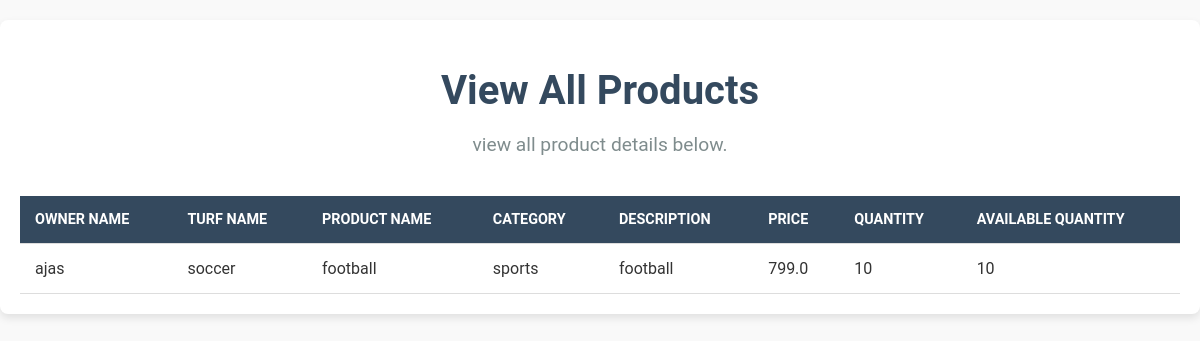
/adminapp/viewproducts/, run on an earlier commit of the app's database.
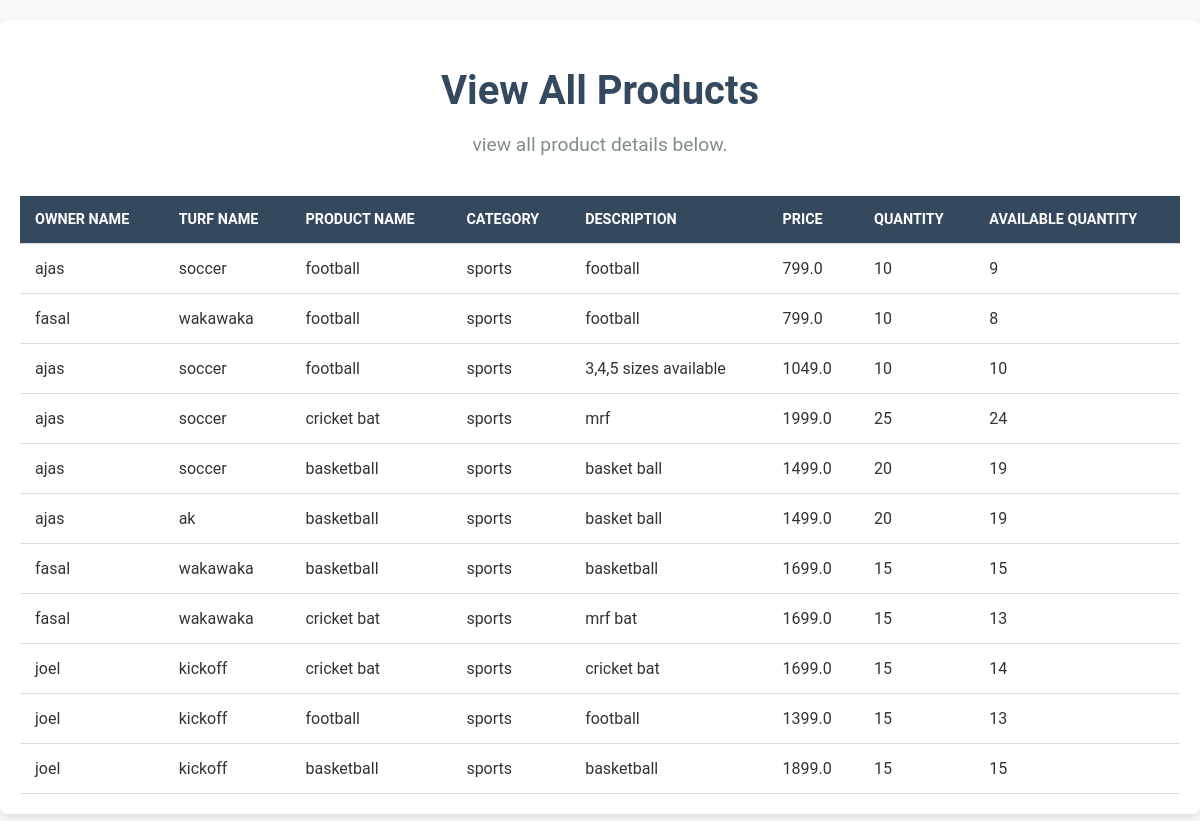
And on a later commit of the database.
### turfapp/models.py (models this page shows)
class Product(models.Model):
        Ownerid = models.ForeignKey(Userprofile, on_delete=models.CASCADE, blank=True, null=True)
        turfid = models.ForeignKey(Turf, on_delete=models.CASCADE, blank=True, null=True)
        productname=models.CharField(max_length=250,null=True,blank=True)
        category=models.CharField(max_length=250,null=True,blank=True)
        description=models.CharField(max_length=250,null=True,blank=True)
        image=models.ImageField(upload_to="images/",null=True,blank=True)
        price=models.FloatField(null=True,blank=True)
        quantity=models.CharField(max_length=250,null=True,blank=True)
        availablequantity=models.CharField(max_length=250,null=True,blank=True)
        status =models.CharField(max_length=50,default=True)
        is_active = models.BooleanField(null=False, blank=True, default=True)
        created_at = models.DateTimeField(auto_now=True)
        updated_at= models.DateTimeField(auto_now=True)

class Turf(models.Model):
        Ownername = models.ForeignKey(Userprofile, on_delete=models.CASCADE, blank=True, null=True)
        turfname=models.CharField(max_length=250,null=True,blank=True)
        phone=models.CharField(max_length=250,null=True,blank=True)
        image=models.ImageField(upload_to="images/",null=True,blank=True)
        email=models.EmailField(null=True,blank=True)
        address=models.CharField(max_length=1000,null=True,blank=True)
        location=models.CharField(max_length=1000,null=True,blank=True)
        rent=models.FloatField(null=True,blank=True)
        opentime=models.CharField(max_length=1000,null=True,blank=True)
        closingtime=models.CharField(max_length=1000,null=True,blank=True)
        status =models.CharField(max_length=50,default=True)
        is_active = models.BooleanField(null=False, blank=True, default=True)
        created_at = models.DateTimeField(auto_now=True)
        updated_at= models.DateTimeField(auto_now=True)

### userapp/models.py (models this page shows)
class Userprofile(AbstractUser):
    user_type=models.CharField( max_length=50,null=False,blank=False,choices=USER_TYPE_CHOICES)
    status = models.CharField(max_length=20, null=True, choices=STATUS_CHOICE)
    is_active = models.BooleanField(null=False,blank=True,default=True)
    created=models.DateTimeField(auto_now=True)
    updated=models.DateTimeField(auto_now=True)
    groups = models.ManyToManyField( 'auth.Group', related_name='userprofile_groups', blank=True)
    user_permissions = models.ManyToManyField('auth.Permission', related_name='userprofile_permissions', blank=True)

### adminapp/views.py (the view)
# urls.py: path('viewproducts/', AdminProductView.as_view(), name='view_products_admin'),
class AdminProductView(View):
    def get(self, request):
        products = Product.objects.all()
        return render(request, 'admin/view_products.html', {'products': products})

### templates/admin/view_products.html (shortened to what this page needs)
{% load static %}
<!DOCTYPE html>
<html lang="en">
<head>
    <link rel="stylesheet" href="{% static 'admincss/usermanage.css' %}">
    <link rel="stylesheet" href="https://cdnjs.cloudflare.com/ajax/libs/font-awesome/6.0.0-beta3/css/all.min.css">
</head>
<body>
    <div class="container">
        <header class="header">
            <h1>View All Products</h1>
            <p>view all product details below.</p>
        </header>
        <section class="user-table-section">
            <table class="user-table">
                <thead>
                    <tr>
                        <th>Owner Name</th>
                        <th>Turf Name</th>
                        <th>Product Name</th>
                        <th>Category</th>
                        <th>Description</th>
                        <th>Price</th>
                        <th>Quantity</th>
                        <th>Available Quantity</th>
                    </tr>
                </thead>
                <tbody>
                    {% for product in products %}
                    <tr>
                        <td>{{ product.Ownerid.username }}</td>
                        <td>{{ product.turfid.turfname }}</td>
                        <td>{{ product.productname }}</td>
                        <td>{{ product.category }}</td>
                        <td>{{ product.description }}</td>
                        <td>{{ product.price }}</td>
                        <td>{{ product.quantity }}</td>
                        <td>{{ product.availablequantity }}</td>
                    </tr>
                    {% empty %}
                    <tr>
                        <td colspan="10">No products available.</td>
                    </tr>
                    {% endfor %}
                    </tbody>
            </table>
        </section>
    </div>
</body>
</html>

What changed in the data, as far as the page shows it:
changed Product (number 1 of 11 on the later page): availablequantity "10" → "9"
added Product: Ownerid.username "fasal", turfid.turfname "wakawaka", productname "football", category "sports", description "football", price "799.0", quantity "10", availablequantity "8"
added Product: Ownerid.username "ajas", turfid.turfname "soccer", productname "football", category "sports", description "3,4,5 sizes available", price "1049.0", quantity "10", availablequantity "10"
added Product: Ownerid.username "ajas", turfid.turfname "soccer", productname "cricket bat", category "sports", description "mrf", price "1999.0", quantity "25", availablequantity "24"
added Product: Ownerid.username "ajas", turfid.turfname "soccer", productname "basketball", category "sports", description "basket ball", price "1499.0", quantity "20", availablequantity "19"
added Product: Ownerid.username "ajas", turfid.turfname "ak", productname "basketball", category "sports", description "basket ball", price "1499.0", quantity "20", availablequantity "19"
added Product: Ownerid.username "fasal", turfid.turfname "wakawaka", productname "basketball", category "sports", description "basketball", price "1699.0", quantity "15", availablequantity "15"
added Product: Ownerid.username "fasal", turfid.turfname "wakawaka", productname "cricket bat", category "sports", description "mrf bat", price "1699.0", quantity "15", availablequantity "13"
added Product: Ownerid.username "joel", turfid.turfname "kickoff", productname "cricket bat", category "sports", description "cricket bat", price "1699.0", quantity "15", availablequantity "14"
added Product: Ownerid.username "joel", turfid.turfname "kickoff", productname "football", category "sports", description "football", price "1399.0", quantity "15", availablequantity "13"
added Product: Ownerid.username "joel", turfid.turfname "kickoff", productname "basketball", category "sports", description "basketball", price "1899.0", quantity "15", availablequantity "15"
